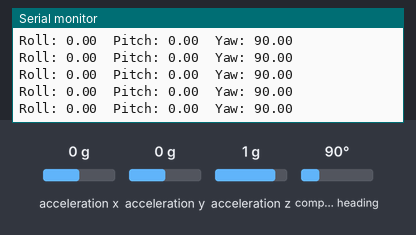
A sketch run on a simulated Raspberry Pi Pico. Shown: the last lines printed to the serial monitor. The test bench sets the inputs (shaded band); at power-on: acceleration x 0 g, acceleration y 0 g, acceleration z 1 g, compass heading 90°.

Above: at 2.2 s.
2.3 s: acceleration x set to -1.4 g
At 2.57 s:
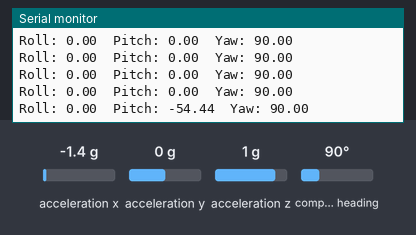
3.8 s: acceleration y set to -1.4 g
At 3.98 s:
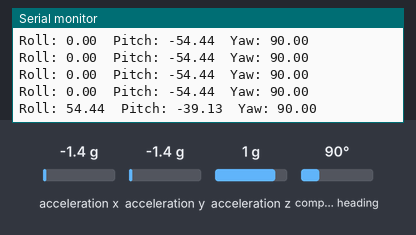
5.3 s: acceleration z set to -1.4 g
At 5.39 s:
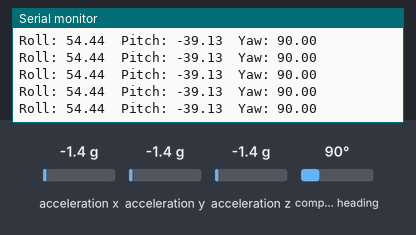
6.8 s: compass heading set to 7°
At 6.8 s:
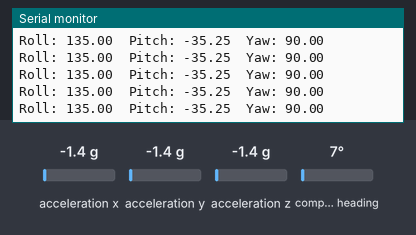
Timing chart, 0 to 9.3 s (numbered marks = the images above; inputs shaded):
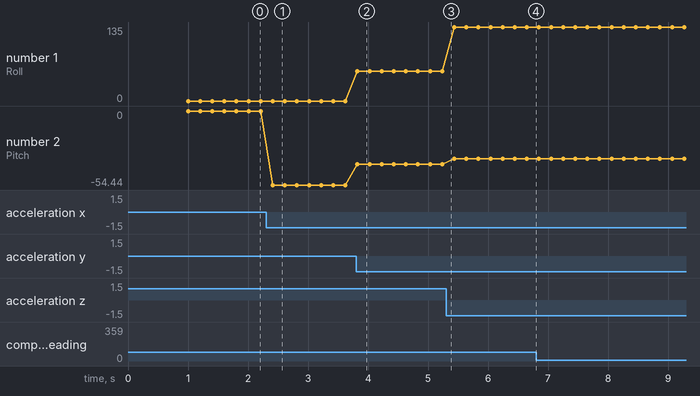

Measured:
- after the input at 2.3 s, the serial monitor: prints a new line after 0.11 s (image 1)
- after the input at 3.8 s, the serial monitor: prints a new line at once (image 2)
- plotted number 1: 0 → 54.44 after the input at 3.8 s, 54.44 → 135 after the input at 5.3 s
- plotted number 2: 0 → -54.44 after the input at 2.3 s, -54.44 → -39.13 after the input at 3.8 s, -39.13 → -35.25 after the input at 5.3 s

The sketch:

Skuska_servo.ino
```cpp
#include <Wire.h>
#include <Adafruit_Sensor.h>
#include <Adafruit_BNO055.h>

Adafruit_BNO055 bno = Adafruit_BNO055(55, 0x29, &Wire1);

void setup() {
  Serial.begin(115200);
  while(!Serial);

  Wire1.setSDA(2);
  Wire1.setSCL(3);
  Wire1.begin();

  if (!bno.begin()) {
    Serial.println("BNO055 nenajdeny");
    while (1);
  }

  delay(1000);
}

void loop() {
  imu::Vector<3> euler = bno.getVector(Adafruit_BNO055::VECTOR_EULER);

  float yaw = euler.x();    // otocenie okolo Z
  float roll = euler.z();   // naklonenie do stran
  float pitch = euler.y();  // naklonenie dopredu/dozadu

  Serial.print("Roll: ");
  Serial.print(roll);
  Serial.print("  Pitch: ");
  Serial.print(pitch);
  Serial.print("  Yaw: ");
  Serial.println(yaw);

  delay(200);
}
```
